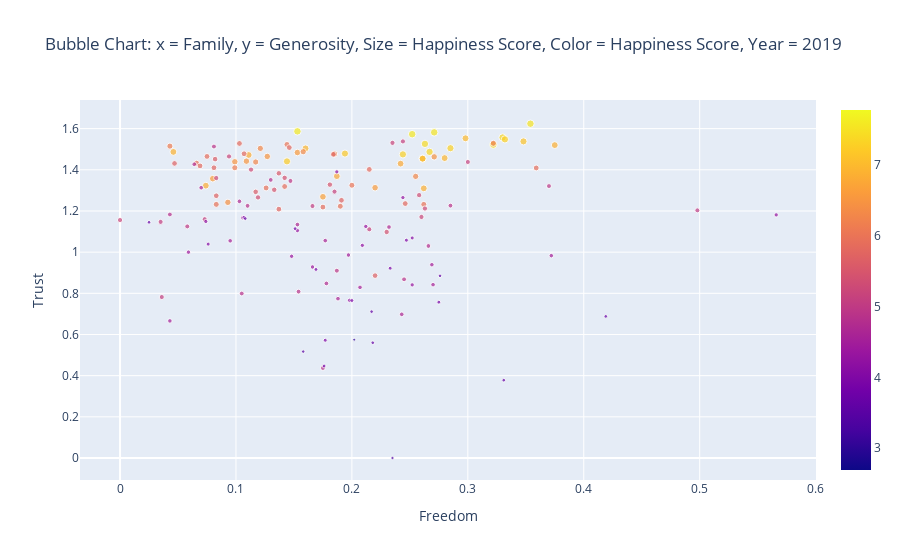

Notebook code for this chart:
### Markdown cell above
We will be plotting two features against each other with Happiness Score as the size of the bubbles and color (this will only be 3 variables). Feel free to play around with changing this by changing the `size` and `color` attribute in the `marker` key of the dictionary.

### Code cell
bubble_x = 'Family'
bubble_y = 'Generosity'
bubble_color = 'Happiness Score'
bubble_size = 'Happiness Score'
data = dict(y = whr_data.loc[whr_data['Year'] == 2019][bubble_x],
            x = whr_data.loc[whr_data['Year'] == 2019][bubble_y],
            mode = 'markers',
            marker = {
                'color': whr_data[bubble_color],
                'size': whr_data[bubble_size],
                'showscale': True,
            },
            text = whr_data.Country)

layout = go.Layout(barmode='group', hovermode="x",
                   title=f'Bubble Chart: x = {bubble_x}, y = {bubble_y}, Size = {bubble_size}, Color = {bubble_color}, Year = 2019',
                   xaxis=dict(title='Freedom'),
                   yaxis=dict(title='Trust'))

fig = go.Figure(data=data, layout=layout)
iplot(fig)

### Figure 1 — Plotly figure (JSON) as saved in the notebook; plotly's stock layout.template omitted (floating-point values rounded to 4 significant figures; data arrays with more than 128 entries replaced by an {"elided": "..."} marker saying what was removed)
{"data": [{"marker": {"color": {"elided": "782 float values"}, "showscale": true, "size": {"elided": "782 float values"}}, "mode": "markers", "text": {"elided": "782 str values"}, "type": "scatter", "x": {"elided": "156 float values"}, "y": {"elided": "156 float values"}}], "layout": {"barmode": "group", "hovermode": "x", "title": {"text": "Bubble Chart: x = Family, y = Generosity, Size = Happiness Score, Color = Happiness Score, Year = 2019"}, "xaxis": {"title": {"text": "Freedom"}}, "yaxis": {"title": {"text": "Trust"}}}}
